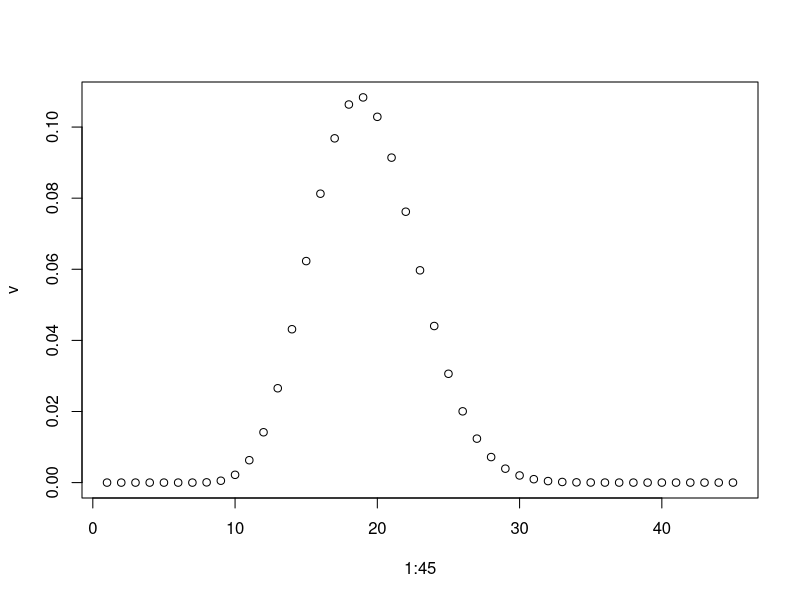

This chart was generated by the following R code:
multiplicar <- function(vector_a){
  resultado=1
  for (i in 1:length(vector_a)) {
    resultado = resultado*vector_a[i]
  }
  return(resultado)
}

v <- rep(0, 45)
p <- c()
for (i_1 in 1:5) {
  switch (i_1, p[1]<-0.3, p[1]<-0.3, p[1]<-0.2, p[1]<-0.1, p[1]<-0.1)
  for (i_2 in 1:5) {
    switch (i_2, p[2]<-0.3, p[2]<-0.3, p[2]<-0.2, p[2]<-0.1, p[2]<-0.1)
    for (i_3 in 1:5) {
      switch (i_3, p[3]<-0.3, p[3]<-0.3, p[3]<-0.2, p[3]<-0.1, p[3]<-0.1)
      for (i_4 in 1:5) {
        switch (i_4, p[4]<-0.3, p[4]<-0.3, p[4]<-0.2, p[4]<-0.1, p[4]<-0.1)
        for (i_5 in 1:5) {
          switch (i_5, p[5]<-0.3, p[5]<-0.3, p[5]<-0.2, p[5]<-0.1, p[5]<-0.1)
          for (i_6 in 1:5) {
            switch (i_6, p[6]<-0.3, p[6]<-0.3, p[6]<-0.2, p[6]<-0.1, p[6]<-0.1)
            for (i_7 in 1:5) {
              switch (i_7, p[7]<-0.3, p[7]<-0.3, p[7]<-0.2, p[7]<-0.1, p[7]<-0.1)
              for (i_8 in 1:5) {
                switch (i_8, p[8]<-0.3, p[8]<-0.3, p[8]<-0.2, p[8]<-0.1, p[8]<-0.1)
                valor <- i_1 + i_2 + i_3 + i_4 + i_5 + i_6 + i_7 + i_8
                v[valor] <- v[valor] + multiplicar(p)
              }
            }
          }
        }
      }
    }
  }
}

v
sum(v) 
# mean(v)
plot(1:45, v)
# ggplot(data = NULL) + 
#   geom_point(aes(1:100, v))
